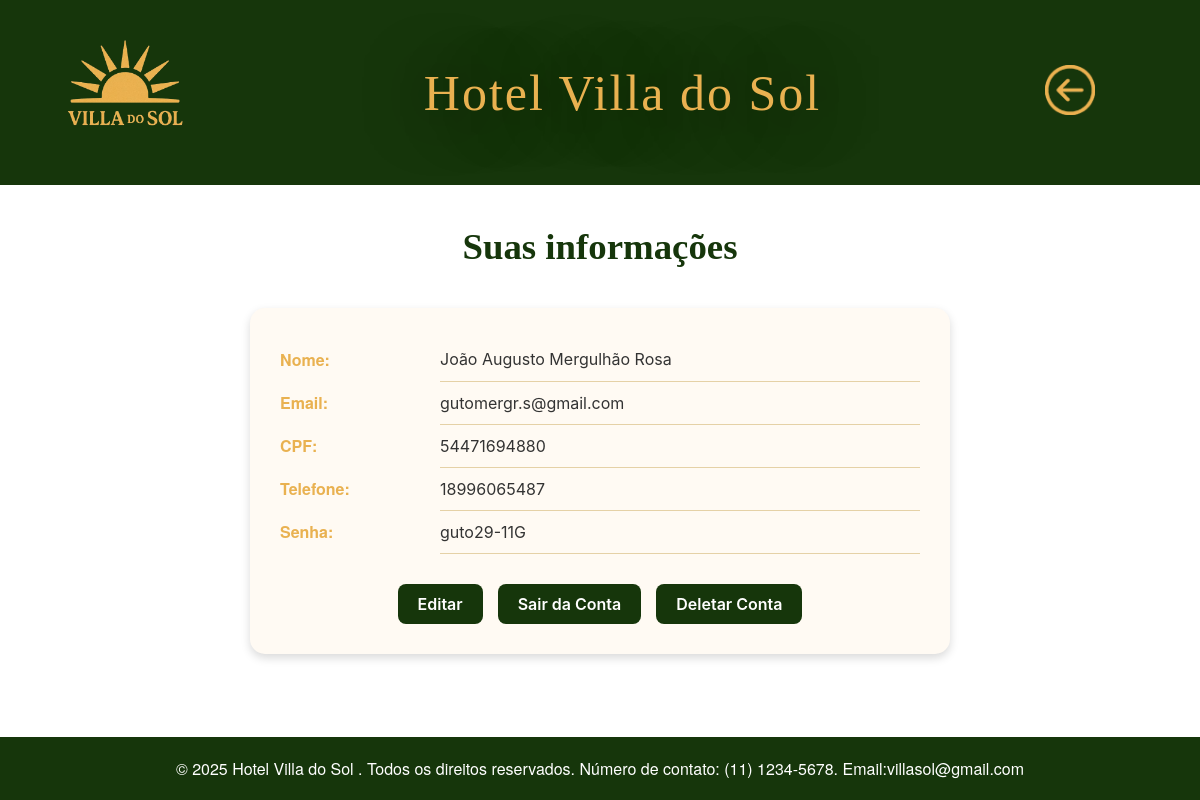
The app's page /View/Usuario/exibirUsuario.php (signed in) with its own data.
### tables this page shows
CREATE TABLE `cadastro` (
  `id` int(11) NOT NULL,
  `nome` varchar(255) NOT NULL,
  `email` varchar(255) NOT NULL,
  `telefone` varchar(20) NOT NULL,
  `cpf` varchar(14) NOT NULL,
  `senha` varchar(255) NOT NULL
);

### Controller/CadastroController.php (called while the page is built, shortened)
<?php
require_once "C:/Turma1/xampp/htdocs/hotel-project/Model/CadastroModel.php";
class UsuarioController{
    private $usuarioModel;
    public function __construct($pdo){
        $this->usuarioModel = new UsuarioModel($pdo);
    }
    public function buscarUsuario($id){
        $usuarios = $this->usuarioModel->buscarUsuario($id);
        return $usuarios;
    }
}
?>

### Model/CadastroModel.php (called while the page is built, shortened)
<?php
class UsuarioModel {
    private $pdo;
    public function __construct(PDO $pdo) {
        $this->pdo = $pdo;
    }
    public function buscarUsuario($id) {
        $sql = "SELECT * FROM cadastro WHERE id = :id";
        $stmt = $this->pdo->prepare($sql);
        $stmt->bindParam(':id', $id, PDO::PARAM_INT);
        $stmt->execute();
        return $stmt->fetch(PDO::FETCH_ASSOC);
    }
}
?>

### View/Usuario/exibirUsuario.php (the view, shortened to what this page needs)
<?php
require_once "C:/Turma1/xampp/htdocs/hotel-project/DB/Database.php";
require_once "C:/Turma1/xampp/htdocs/hotel-project/Controller/CadastroController.php";
$UsuarioController = new UsuarioController($pdo);
?>
<!DOCTYPE html>
<html lang="pt-br">
<head>
    <link rel="stylesheet" href="../../css/exibir.css">
</head>
<body>
 <nav>
    <div class="menu">
      <div class="menulogo">
        <img src="../../img/logo-2.png" alt="">
      </div>
      <div class="textos-nav">
        <h1>Hotel Villa do Sol</h1>
        </div>
 <a href="../../index.php" class="cadastro"><img src="../../img/logo-voltar.png" alt=""></a>
        </div>
  </nav>
<h1 class="titulo-info">Suas informações</h1>
<div class="info-usuario">
  <?php
    $usuario = $UsuarioController->buscarUsuario($_SESSION['id']);
  ?>
  <table class="tabela-info">
    <tr>
      <th>Nome:</th>
      <td><?= htmlspecialchars($usuario['nome']) ?></td>
    </tr>
    <tr>
      <th>Email:</th>
      <td><?= htmlspecialchars($usuario['email']) ?></td>
    </tr>
    <tr>
      <th>CPF:</th>
      <td><?= htmlspecialchars($usuario['cpf']) ?></td>
    </tr>
    <tr>
      <th>Telefone:</th>
      <td><?= htmlspecialchars($usuario['telefone']) ?></td>
    </tr>
    <tr>
      <th>Senha:</th>
      <td><?= htmlspecialchars($usuario['senha']) ?></td>
    </tr>
  </table>
  <div class="botoes-usuario">
    <a href="editarUsuario.php?id=<?= $_SESSION['id'] ?>" class="btn editar">Editar</a>
    <a href="logout.php" class="btn sair" onclick="return confirm('Tem certeza?')">Sair da Conta</a>
    <a href="excluirUsuario.php" class="btn deletar" onclick="return confirm('Tem certeza? Após isso, você perderá todas as suas reservas')">Deletar Conta</a>
  </div>
</div>
    <footer>
    <p>© 2025 Hotel Villa do Sol . Todos os direitos reservados.
        Número de contato: (11) 1234-5678. Email:villasol@gmail.com
    </p></footer>
</body>
</html>

### css/exibir.css (style rules this page uses)
* { margin: 0; padding: 0; box-sizing: border-box; font-family: "Helvetica Neue", Arial, sans-serif; color: white; }
nav { top: 0; width: 100%; background-color: #16360B; display: flex; justify-content: space-between; align-items: center; padding: 15px 50px; z-index: 1000; backdrop-filter: blur(8px); }
.menu { display: flex; align-items: center; justify-content: space-between; width: 95%; }
.menulogo img { height: 150px; width: 150px; }
.textos-nav { text-align: center; display: flex; flex-direction: column; gap: 2em; }
.textos-nav h1 { font-size: 50px; letter-spacing: 2px; font-weight: 500; text-align: center; font-family: 'titulo'; color: #E9B150; text-shadow: 0.5px 0.5px 65px rgb(0, 0, 0) }
.cadastro img { width: 50px; height: 50px; }
a { color: #16360B; text-decoration: none; font-weight: 600; }
footer { text-align: center; padding: 20px; background-color: #16360B; color: white; margin-top: 20px; position: fixed; bottom: 0; width: 100%; }
.titulo-info { text-align: center; color: #16360B; font-family: 'Titulo', cursive; margin-top: 40px; font-size: 2.3rem; }
.info-usuario { max-width: 700px; margin: 40px auto; background-color: #fffaf3; padding: 30px; border-radius: 15px; box-shadow: 0 4px 10px rgba(0,0,0,0.15); }
.tabela-info { width: 100%; border-collapse: collapse; margin-bottom: 30px; }
.tabela-info th { text-align: left; color: #E9B150; font-weight: 600; width: 25%; padding: 10px 0; }
.tabela-info td { color: #333; padding: 10px 0; font-family: 'Inter', sans-serif; border-bottom: 1px solid #e5d1a6; }
.botoes-usuario { display: flex; justify-content: center; gap: 15px; }
.btn { text-decoration: none; padding: 10px 20px; border-radius: 8px; font-weight: 600; transition: 0.3s; font-family: 'Inter', sans-serif; }
.btn.editar { background-color: #16360B; color: white; }
.btn.sair { background-color: #16360B; color: white; }
.btn.deletar { background-color: #16360B; color: white; }

### records on screen
cadastro: nome "João Augusto Mergulhão Rosa", email "gutomergr.s@gmail.com", cpf "54471694880", telefone "18996065487", senha "guto29-11G"
